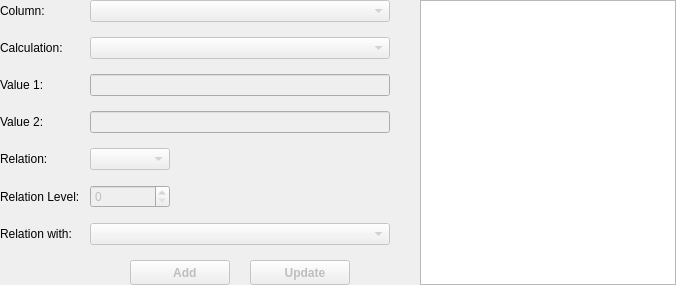
        <widget class="QWidget" name="FilterPage">
         <layout class="QHBoxLayout" name="horizontalLayout_20">
          <property name="spacing">
           <number>30</number>
          </property>
          <property name="leftMargin">
           <number>0</number>
          </property>
          <property name="topMargin">
           <number>0</number>
          </property>
          <property name="rightMargin">
           <number>0</number>
          </property>
          <property name="bottomMargin">
           <number>0</number>
          </property>
          <item>
           <widget class="QWidget" name="widget_5" native="true">
            <layout class="QVBoxLayout" name="verticalLayout_8">
             <property name="spacing">
              <number>0</number>
             </property>
             <property name="leftMargin">
              <number>0</number>
             </property>
             <property name="topMargin">
              <number>0</number>
             </property>
             <property name="rightMargin">
              <number>0</number>
             </property>
             <property name="bottomMargin">
              <number>0</number>
             </property>
             <item>
              <layout class="QFormLayout" name="formLayout_8">
               <property name="horizontalSpacing">
                <number>10</number>
               </property>
               <property name="verticalSpacing">
                <number>15</number>
               </property>
               <item row="0" column="0">
                <widget class="QLabel" name="label_7">
                 <property name="text">
                  <string>Column:</string>
                 </property>
                </widget>
               </item>
               <item row="0" column="1">
                <widget class="QComboBox" name="cbbFilterColumn">
                 <property name="enabled">
                  <bool>false</bool>
                 </property>
                </widget>
               </item>
               <item row="1" column="0">
                <widget class="QLabel" name="label_22">
                 <property name="text">
                  <string>Calculation:</string>
                 </property>
                </widget>
               </item>
               <item row="1" column="1">
                <widget class="QComboBox" name="cbbFilterCal">
                 <property name="enabled">
                  <bool>false</bool>
                 </property>
                </widget>
               </item>
               <item row="2" column="0">
                <widget class="QLabel" name="label_23">
                 <property name="text">
                  <string>Value 1:</string>
                 </property>
                </widget>
               </item>
               <item row="2" column="1">
                <widget class="QLineEdit" name="leFilterValue1">
                 <property name="enabled">
                  <bool>false</bool>
                 </property>
                </widget>
               </item>
               <item row="3" column="0">
                <widget class="QLabel" name="label_24">
                 <property name="text">
                  <string>Value 2:</string>
                 </property>
                </widget>
               </item>
               <item row="3" column="1">
                <widget class="QLineEdit" name="leFilterValue2">
                 <property name="enabled">
                  <bool>false</bool>
                 </property>
                </widget>
               </item>
               <item row="4" column="0">
                <widget class="QLabel" name="label_25">
                 <property name="text">
                  <string>Relation:</string>
                 </property>
                </widget>
               </item>
               <item row="4" column="1">
                <layout class="QHBoxLayout" name="horizontalLayout_21">
                 <property name="spacing">
                  <number>10</number>
                 </property>
                 <item>
                  <widget class="QComboBox" name="cbbFilterRel">
                   <property name="enabled">
                    <bool>false</bool>
                   </property>
                   <property name="minimumSize">
                    <size>
                     <width>80</width>
                     <height>0</height>
                    </size>
                   </property>
                   <property name="maximumSize">
                    <size>
                     <width>80</width>
                     <height>16777215</height>
                    </size>
                   </property>
                  </widget>
                 </item>
                 <item>
                  <spacer name="horizontalSpacer_21">
                   <property name="orientation">
                    <enum>Qt::Horizontal</enum>
                   </property>
                   <property name="sizeHint" stdset="0">
                    <size>
                     <width>40</width>
                     <height>20</height>
                    </size>
                   </property>
                  </spacer>
                 </item>
                </layout>
               </item>
               <item row="5" column="0">
                <widget class="QLabel" name="label_27">
                 <property name="text">
                  <string>Relation Level:</string>
                 </property>
                </widget>
               </item>
               <item row="5" column="1">
                <layout class="QHBoxLayout" name="horizontalLayout_19">
                 <property name="spacing">
                  <number>10</number>
                 </property>
                 <item>
                  <widget class="QSpinBox" name="spbFilterRelLevel">
                   <property name="enabled">
                    <bool>false</bool>
                   </property>
                   <property name="minimumSize">
                    <size>
                     <width>80</width>
                     <height>0</height>
                    </size>
                   </property>
                   <property name="maximumSize">
                    <size>
                     <width>80</width>
                     <height>16777215</height>
                    </size>
                   </property>
                   <property name="maximum">
                    <number>10</number>
                   </property>
                  </widget>
                 </item>
                 <item>
                  <spacer name="horizontalSpacer_20">
                   <property name="orientation">
                    <enum>Qt::Horizontal</enum>
                   </property>
                   <property name="sizeHint" stdset="0">
                    <size>
                     <width>40</width>
                     <height>20</height>
                    </size>
                   </property>
                  </spacer>
                 </item>
                </layout>
               </item>
               <item row="6" column="0">
                <widget class="QLabel" name="label_26">
                 <property name="text">
                  <string>Relation with:</string>
                 </property>
                </widget>
               </item>
               <item row="6" column="1">
                <widget class="QComboBox" name="cbbFilterRelaWith">
                 <property name="enabled">
                  <bool>false</bool>
                 </property>
                </widget>
               </item>
               <item row="7" column="0">
                <spacer name="horizontalSpacer_18">
                 <property name="orientation">
                  <enum>Qt::Horizontal</enum>
                 </property>
                 <property name="sizeHint" stdset="0">
                  <size>
                   <width>40</width>
                   <height>20</height>
                  </size>
                 </property>
                </spacer>
               </item>
               <item row="7" column="1">
                <layout class="QHBoxLayout" name="horizontalLayout_18">
                 <property name="spacing">
                  <number>20</number>
                 </property>
                 <item>
                  <spacer name="horizontalSpacer_22">
                   <property name="orientation">
                    <enum>Qt::Horizontal</enum>
                   </property>
                   <property name="sizeHint" stdset="0">
                    <size>
                     <width>40</width>
                     <height>20</height>
                    </size>
                   </property>
                  </spacer>
                 </item>
                 <item>
                  <widget class="QPushButton" name="btnFilterAdd">
                   <property name="enabled">
                    <bool>false</bool>
                   </property>
                   <property name="minimumSize">
                    <size>
                     <width>100</width>
                     <height>25</height>
                    </size>
                   </property>
                   <property name="maximumSize">
                    <size>
                     <width>100</width>
                     <height>25</height>
                    </size>
                   </property>
                   <property name="font">
                    <font>
                     <bold>true</bold>
                    </font>
                   </property>
                   <property name="text">
                    <string>   Add</string>
                   </property>
                   <property name="icon">
                    <iconset resource="images.qrc">
                     <normaloff>:/images/images/add.png</normaloff>:/images/images/add.png</iconset>
                   </property>
                   <property name="iconSize">
                    <size>
                     <width>18</width>
                     <height>18</height>
                    </size>
                   </property>
                  </widget>
                 </item>
                 <item>
                  <widget class="QPushButton" name="btnFilterUpdate">
                   <property name="enabled">
                    <bool>false</bool>
                   </property>
                   <property name="minimumSize">
                    <size>
                     <width>100</width>
                     <height>25</height>
                    </size>
                   </property>
                   <property name="maximumSize">
                    <size>
                     <width>100</width>
                     <height>25</height>
                    </size>
                   </property>
                   <property name="font">
                    <font>
                     <bold>true</bold>
                    </font>
                   </property>
                   <property name="text">
                    <string>   Update</string>
                   </property>
                   <property name="icon">
                    <iconset resource="images.qrc">
                     <normaloff>:/images/images/loop.png</normaloff>:/images/images/loop.png</iconset>
                   </property>
                   <property name="iconSize">
                    <size>
                     <width>18</width>
                     <height>18</height>
                    </size>
                   </property>
                  </widget>
                 </item>
                 <item>
                  <spacer name="horizontalSpacer_19">
                   <property name="orientation">
                    <enum>Qt::Horizontal</enum>
                   </property>
                   <property name="sizeHint" stdset="0">
                    <size>
                     <width>40</width>
                     <height>20</height>
                    </size>
                   </property>
                  </spacer>
                 </item>
                </layout>
               </item>
              </layout>
             </item>
            </layout>
           </widget>
          </item>
          <item>
           <widget class="QTableWidget" name="tbwFilter">
            <property name="styleSheet">
             <string notr="true">QHeaderView::section:checked{
	background-color: rgb(225, 225, 225);
}
QHeaderView::section { 
	background-color:  rgb(225, 225, 225);
	color: rgb(85, 0, 0);
 	padding-left: 4px;
 	border: 0.5px solid rgb(225, 225, 225); }

QTableWidget::item {
	padding-top: 3px;
	padding-bottom: 3px;
	padding-right: 10px;
	padding-left: 10px;
}</string>
            </property>
            <property name="editTriggers">
             <set>QAbstractItemView::NoEditTriggers</set>
            </property>
            <property name="selectionBehavior">
             <enum>QAbstractItemView::SelectRows</enum>
            </property>
           </widget>
          </item>
         </layout>
        </widget>
